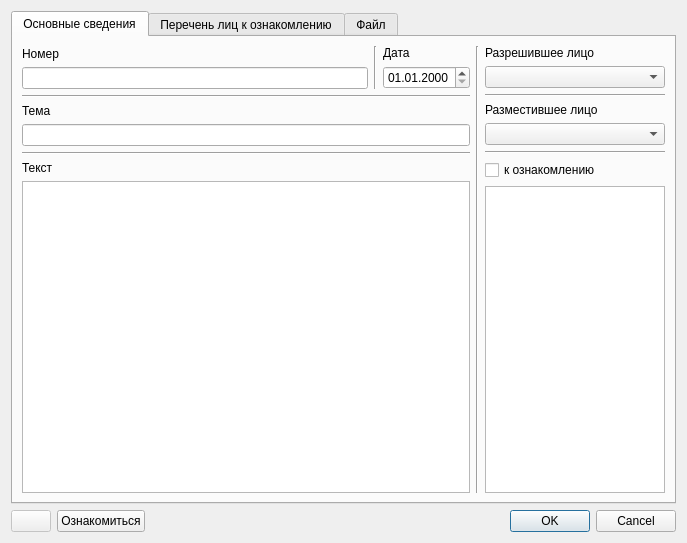
<?xml version="1.0" encoding="UTF-8"?>
<ui version="4.0">
 <class>DialogDirection</class>
 <widget class="QDialog" name="DialogDirection">
  <property name="geometry">
   <rect>
    <x>0</x>
    <y>0</y>
    <width>687</width>
    <height>543</height>
   </rect>
  </property>
  <property name="windowTitle">
   <string>Создать новое распоряжение к ознакомлению</string>
  </property>
  <property name="windowIcon">
   <iconset resource="images.qrc">
    <normaloff>:/icon/icon/icon.png</normaloff>:/icon/icon/icon.png</iconset>
  </property>
  <layout class="QGridLayout" name="gridLayout">
   <item row="0" column="0">
    <widget class="QTabWidget" name="tabWidget">
     <property name="currentIndex">
      <number>0</number>
     </property>
     <widget class="QWidget" name="tabMain">
      <attribute name="title">
       <string>Основные сведения</string>
      </attribute>
      <layout class="QGridLayout" name="gridLayout_2">
       <item row="0" column="0" rowspan="8">
        <layout class="QVBoxLayout" name="verticalLayout_5">
         <item>
          <layout class="QHBoxLayout" name="horizontalLayout">
           <item>
            <layout class="QVBoxLayout" name="verticalLayout_4">
             <item>
              <widget class="QLabel" name="labelNum">
               <property name="text">
                <string>Номер</string>
               </property>
              </widget>
             </item>
             <item>
              <widget class="QLineEdit" name="lineEditNum">
               <property name="toolTip">
                <string>Номер распоряжения</string>
               </property>
               <property name="inputMethodHints">
                <set>Qt::ImhDigitsOnly|Qt::ImhFormattedNumbersOnly|Qt::ImhPreferNumbers</set>
               </property>
               <property name="maxLength">
                <number>5</number>
               </property>
              </widget>
             </item>
            </layout>
           </item>
           <item>
            <widget class="Line" name="line">
             <property name="sizePolicy">
              <sizepolicy hsizetype="Fixed" vsizetype="Minimum">
               <horstretch>0</horstretch>
               <verstretch>0</verstretch>
              </sizepolicy>
             </property>
             <property name="orientation">
              <enum>Qt::Vertical</enum>
             </property>
            </widget>
           </item>
           <item>
            <layout class="QVBoxLayout" name="verticalLayout_3">
             <item>
              <widget class="QLabel" name="labelDdate">
               <property name="text">
                <string>Дата</string>
               </property>
              </widget>
             </item>
             <item>
              <widget class="QDateEdit" name="dateEditDdate">
               <property name="toolTip">
                <string>Дата распоряжения</string>
               </property>
               <property name="displayFormat">
                <string>dd.MM.yyyy</string>
               </property>
              </widget>
             </item>
            </layout>
           </item>
          </layout>
         </item>
         <item>
          <widget class="Line" name="line_3">
           <property name="orientation">
            <enum>Qt::Horizontal</enum>
           </property>
          </widget>
         </item>
         <item>
          <widget class="QLabel" name="labelSubject">
           <property name="text">
            <string>Тема</string>
           </property>
          </widget>
         </item>
         <item>
          <widget class="QLineEdit" name="lineEditSubject">
           <property name="toolTip">
            <string>Тема распоряжения</string>
           </property>
           <property name="maxLength">
            <number>1024</number>
           </property>
          </widget>
         </item>
         <item>
          <widget class="Line" name="line_4">
           <property name="orientation">
            <enum>Qt::Horizontal</enum>
           </property>
          </widget>
         </item>
         <item>
          <widget class="QLabel" name="labelText">
           <property name="text">
            <string>Текст</string>
           </property>
          </widget>
         </item>
         <item>
          <widget class="QPlainTextEdit" name="plainTextEditText">
           <property name="toolTip">
            <string>Текст распоряжения</string>
           </property>
          </widget>
         </item>
        </layout>
       </item>
       <item row="0" column="1" rowspan="8">
        <layout class="QVBoxLayout" name="verticalLayout_11">
         <item>
          <widget class="Line" name="line_2">
           <property name="orientation">
            <enum>Qt::Vertical</enum>
           </property>
          </widget>
         </item>
        </layout>
       </item>
       <item row="0" column="2">
        <widget class="QLabel" name="labelRequest">
         <property name="text">
          <string>Разрешившее лицо</string>
         </property>
        </widget>
       </item>
       <item row="1" column="2">
        <widget class="QComboBox" name="comboBoxRequest">
         <property name="maximumSize">
          <size>
           <width>180</width>
           <height>16777215</height>
          </size>
         </property>
         <property name="toolTip">
          <string>Пользователь разрешивший распоряжение</string>
         </property>
        </widget>
       </item>
       <item row="2" column="2">
        <widget class="Line" name="line_5">
         <property name="maximumSize">
          <size>
           <width>180</width>
           <height>16777215</height>
          </size>
         </property>
         <property name="orientation">
          <enum>Qt::Horizontal</enum>
         </property>
        </widget>
       </item>
       <item row="3" column="2">
        <widget class="QLabel" name="labelRecorded">
         <property name="text">
          <string>Разместившее лицо</string>
         </property>
        </widget>
       </item>
       <item row="4" column="2">
        <widget class="QComboBox" name="comboBoxRecorded">
         <property name="maximumSize">
          <size>
           <width>180</width>
           <height>16777215</height>
          </size>
         </property>
         <property name="toolTip">
          <string>Пользователь записавший распоряжение</string>
         </property>
        </widget>
       </item>
       <item row="5" column="2">
        <widget class="Line" name="line_6">
         <property name="maximumSize">
          <size>
           <width>180</width>
           <height>16777215</height>
          </size>
         </property>
         <property name="orientation">
          <enum>Qt::Horizontal</enum>
         </property>
        </widget>
       </item>
       <item row="6" column="2">
        <widget class="QCheckBox" name="checkBoxToInitiate">
         <property name="toolTip">
          <string>&lt;html&gt;&lt;head/&gt;&lt;body&gt;&lt;p&gt;К ознакомлению/только не ознакомленные&lt;/p&gt;&lt;/body&gt;&lt;/html&gt;</string>
         </property>
         <property name="text">
          <string>к ознакомлению</string>
         </property>
        </widget>
       </item>
       <item row="7" column="2">
        <widget class="QListWidget" name="listWidgetDirectionUsers">
         <property name="maximumSize">
          <size>
           <width>180</width>
           <height>16777215</height>
          </size>
         </property>
         <property name="contextMenuPolicy">
          <enum>Qt::CustomContextMenu</enum>
         </property>
         <property name="toolTip">
          <string>Перечень пользователей которые обязаны ознакомиться с распоряжением</string>
         </property>
        </widget>
       </item>
      </layout>
     </widget>
     <widget class="QWidget" name="tab">
      <attribute name="title">
       <string>Перечень лиц к ознакомлению</string>
      </attribute>
      <layout class="QHBoxLayout" name="horizontalLayout_3">
       <item>
        <layout class="QVBoxLayout" name="verticalLayout_7">
         <item>
          <widget class="QLabel" name="labelToInitiated">
           <property name="text">
            <string>К ознакомлению</string>
           </property>
          </widget>
         </item>
         <item>
          <widget class="QListWidget" name="listWidgetToInitiated">
           <property name="contextMenuPolicy">
            <enum>Qt::CustomContextMenu</enum>
           </property>
           <property name="toolTip">
            <string>Перечень пользователей которые обязаны ознакомиться с распоряжением</string>
           </property>
          </widget>
         </item>
        </layout>
       </item>
       <item>
        <layout class="QVBoxLayout" name="verticalLayout_8">
         <item>
          <spacer name="verticalSpacer">
           <property name="orientation">
            <enum>Qt::Vertical</enum>
           </property>
           <property name="sizeHint" stdset="0">
            <size>
             <width>20</width>
             <height>40</height>
            </size>
           </property>
          </spacer>
         </item>
         <item>
          <widget class="QPushButton" name="pushButtonSetSelectedUsers">
           <property name="toolTip">
            <string>&lt;html&gt;&lt;head/&gt;&lt;body&gt;&lt;p&gt;Выделенных пользователей в поле &amp;quot;Все пользователи&amp;quot; скопировать в поле &amp;quot;К ознакомлению&amp;quot;&lt;/p&gt;&lt;/body&gt;&lt;/html&gt;</string>
           </property>
           <property name="text">
            <string/>
           </property>
           <property name="icon">
            <iconset resource="images.qrc">
             <normaloff>:/images/icon/one2left.png</normaloff>:/images/icon/one2left.png</iconset>
           </property>
           <property name="iconSize">
            <size>
             <width>16</width>
             <height>16</height>
            </size>
           </property>
          </widget>
         </item>
         <item>
          <widget class="QPushButton" name="pushButtonSetAllUsers">
           <property name="toolTip">
            <string>&lt;html&gt;&lt;head/&gt;&lt;body&gt;&lt;p&gt;Скопировать всех пользователей из поля &amp;quot;Все пользователи&amp;quot; в поле &amp;quot;К ознакомлению&amp;quot;&lt;/p&gt;&lt;/body&gt;&lt;/html&gt;</string>
           </property>
           <property name="text">
            <string/>
           </property>
           <property name="icon">
            <iconset resource="images.qrc">
             <normaloff>:/images/icon/all2left.png</normaloff>:/images/icon/all2left.png</iconset>
           </property>
           <property name="iconSize">
            <size>
             <width>16</width>
             <height>16</height>
            </size>
           </property>
          </widget>
         </item>
         <item>
          <widget class="QPushButton" name="pushButtonRemoveAllUsers">
           <property name="toolTip">
            <string>&lt;html&gt;&lt;head/&gt;&lt;body&gt;&lt;p&gt;Удалить всех пользователей из поля &amp;quot;К ознакомлению&amp;quot;&lt;/p&gt;&lt;/body&gt;&lt;/html&gt;</string>
           </property>
           <property name="text">
            <string/>
           </property>
           <property name="icon">
            <iconset resource="images.qrc">
             <normaloff>:/images/icon/all2right.png</normaloff>:/images/icon/all2right.png</iconset>
           </property>
           <property name="iconSize">
            <size>
             <width>16</width>
             <height>16</height>
            </size>
           </property>
          </widget>
         </item>
         <item>
          <widget class="QPushButton" name="pushButtonRemoveSelectedUsers">
           <property name="toolTip">
            <string>&lt;html&gt;&lt;head/&gt;&lt;body&gt;&lt;p&gt;Удалить выделенных пользователей из поля &amp;quot;К ознакомлению&amp;quot;&lt;/p&gt;&lt;/body&gt;&lt;/html&gt;</string>
           </property>
           <property name="text">
            <string/>
           </property>
           <property name="icon">
            <iconset resource="images.qrc">
             <normaloff>:/images/icon/one2right.png</normaloff>:/images/icon/one2right.png</iconset>
           </property>
           <property name="iconSize">
            <size>
             <width>16</width>
             <height>16</height>
            </size>
           </property>
          </widget>
         </item>
         <item>
          <spacer name="verticalSpacer_2">
           <property name="orientation">
            <enum>Qt::Vertical</enum>
           </property>
           <property name="sizeHint" stdset="0">
            <size>
             <width>20</width>
             <height>40</height>
            </size>
           </property>
          </spacer>
         </item>
        </layout>
       </item>
       <item>
        <layout class="QVBoxLayout" name="verticalLayout_9">
         <item>
          <widget class="QLabel" name="labelAllUsers">
           <property name="text">
            <string>Все пользователи</string>
           </property>
          </widget>
         </item>
         <item>
          <widget class="QListWidget" name="listWidgetAllUsers">
           <property name="toolTip">
            <string>Перечень всех пользователей</string>
           </property>
           <property name="selectionMode">
            <enum>QAbstractItemView::MultiSelection</enum>
           </property>
          </widget>
         </item>
        </layout>
       </item>
      </layout>
     </widget>
     <widget class="QWidget" name="tab_2">
      <attribute name="title">
       <string>Файл</string>
      </attribute>
      <layout class="QVBoxLayout" name="verticalLayout_10">
       <item>
        <widget class="QLabel" name="label">
         <property name="text">
          <string>Прикрепленный файл:</string>
         </property>
        </widget>
       </item>
       <item>
        <widget class="QLineEdit" name="lineEditFilePath">
         <property name="toolTip">
          <string>Путь к прикрепленному файлу</string>
         </property>
         <property name="maxLength">
          <number>1024</number>
         </property>
         <property name="readOnly">
          <bool>false</bool>
         </property>
         <property name="clearButtonEnabled">
          <bool>true</bool>
         </property>
        </widget>
       </item>
       <item>
        <widget class="QPushButton" name="pushButtonChooseFilePath">
         <property name="toolTip">
          <string>Указать путь к прикрепленному файлу</string>
         </property>
         <property name="text">
          <string>Выбрать</string>
         </property>
        </widget>
       </item>
       <item>
        <spacer name="verticalSpacer_3">
         <property name="orientation">
          <enum>Qt::Vertical</enum>
         </property>
         <property name="sizeHint" stdset="0">
          <size>
           <width>20</width>
           <height>229</height>
          </size>
         </property>
        </spacer>
       </item>
      </layout>
     </widget>
    </widget>
   </item>
   <item row="1" column="0">
    <layout class="QHBoxLayout" name="horizontalLayout_4">
     <item>
      <widget class="QPushButton" name="pushButtonFile">
       <property name="enabled">
        <bool>false</bool>
       </property>
       <property name="toolTip">
        <string>Просмотреть прикрепленный файл</string>
       </property>
       <property name="text">
        <string/>
       </property>
       <property name="icon">
        <iconset resource="images.qrc">
         <normaloff>:/images/icon/file.png</normaloff>:/images/icon/file.png</iconset>
       </property>
       <property name="iconSize">
        <size>
         <width>16</width>
         <height>16</height>
        </size>
       </property>
       <property name="checkable">
        <bool>false</bool>
       </property>
      </widget>
     </item>
     <item>
      <widget class="QPushButton" name="pushButtonSetInitiated">
       <property name="toolTip">
        <string>Ознакомиться с распоряжением</string>
       </property>
       <property name="text">
        <string>Ознакомиться</string>
       </property>
      </widget>
     </item>
     <item>
      <widget class="QDialogButtonBox" name="buttonBox">
       <property name="standardButtons">
        <set>QDialogButtonBox::Cancel|QDialogButtonBox::Ok</set>
       </property>
      </widget>
     </item>
    </layout>
   </item>
  </layout>
 </widget>
 <resources>
  <include location="images.qrc"/>
 </resources>
 <connections/>
</ui>
